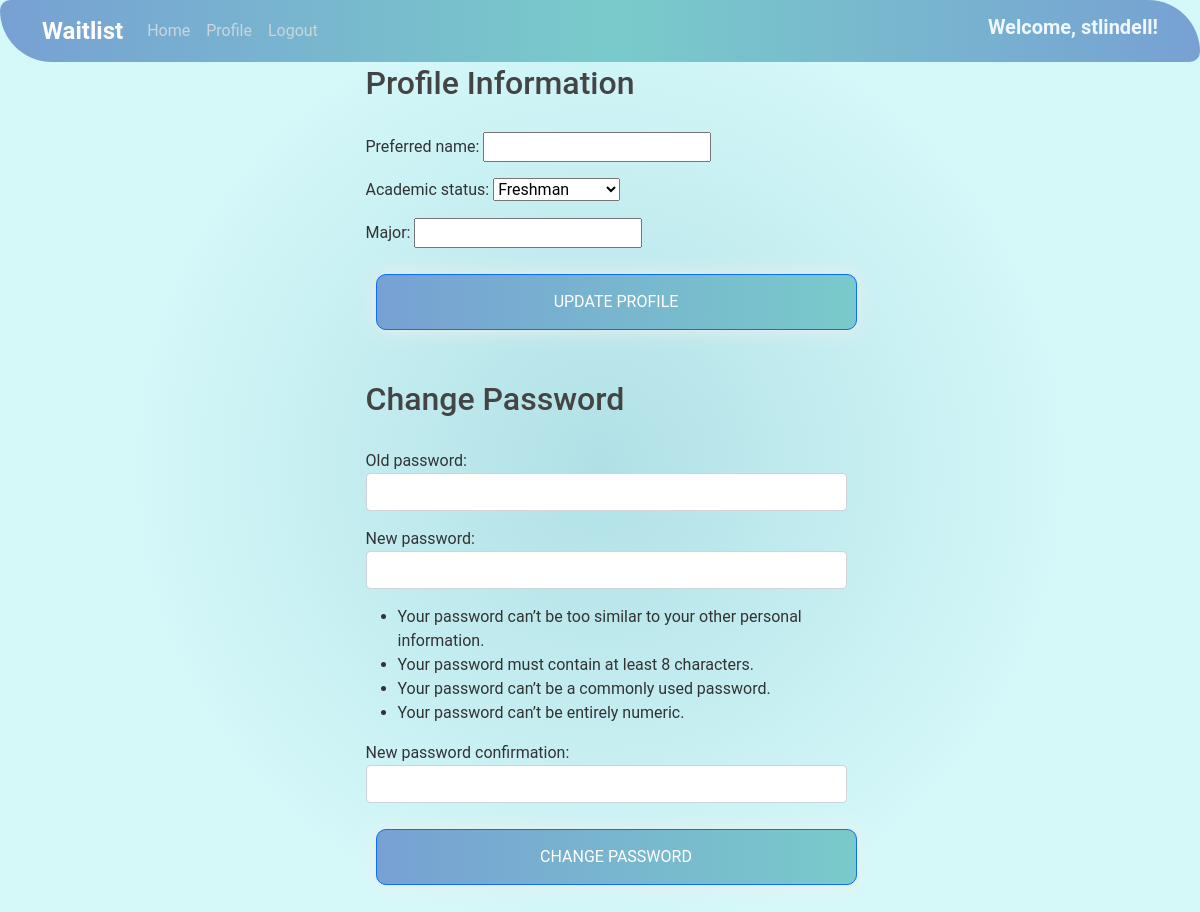
/profile/ (signed in), run on an earlier commit of the app's database.
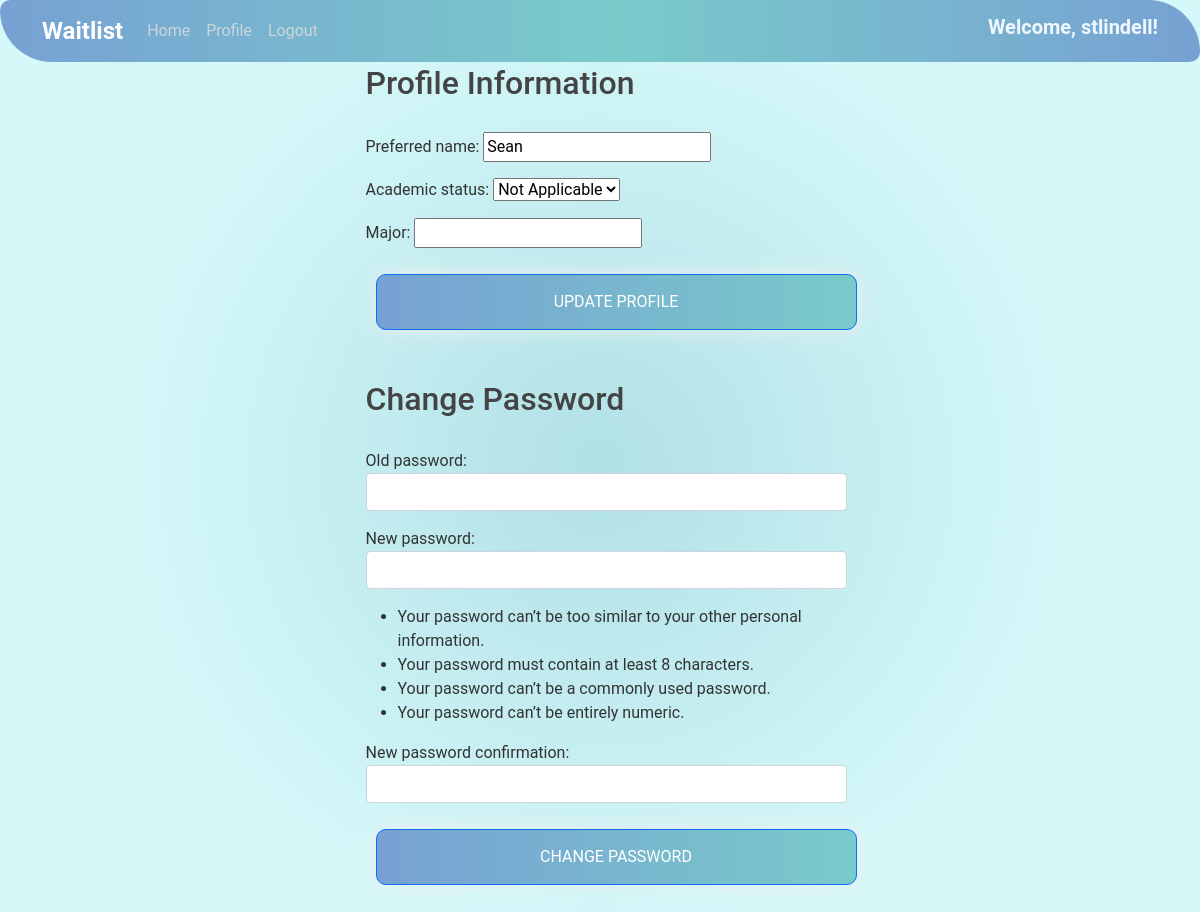
And on a later commit of the database.
### users/models.py (models this page shows)
class StudentProfile(models.Model):
    user = models.OneToOneField(User, on_delete=models.CASCADE)
    preferred_name = models.CharField(max_length=100, blank=True)
    academic_status = models.CharField(max_length=20, blank=True)
    major = models.CharField(max_length=100, blank=True)

### users/views.py (the view, shortened to what this page needs)
# urls.py: path('profile/', user_views.profile, name='profile'),
@login_required
def profile(request):
    StudentProfile.objects.get_or_create(user=request.user)
    student_profile = request.user.studentprofile
    initial = {
        'academic_status': student_profile.academic_status if student_profile.academic_status else None,
    }
    profile_form = StudentProfileForm(instance=student_profile, initial=initial)
    password_form = CustomPasswordChangeForm(request.user)
    return render(request, 'users/profile.html', {'profile_form': profile_form, 'password_form': password_form})

### users/forms.py
class StudentProfileForm(forms.ModelForm):
    ACADEMIC_STATUS_CHOICES = [
        ('FR', 'Freshman'),
        ('SO', 'Sophomore'),
        ('JR', 'Junior'),
        ('SR', 'Senior'),
        ('NA', 'Not Applicable'),
    ]
    academic_status = forms.ChoiceField(choices=ACADEMIC_STATUS_CHOICES, required=False)
    class Meta:
        model = StudentProfile
        fields = ['preferred_name', 'academic_status', 'major']

class CustomPasswordChangeForm(PasswordChangeForm):
    def __init__(self, *args, **kwargs):
        super(CustomPasswordChangeForm, self).__init__(*args, **kwargs)
        self.fields['old_password'].widget.attrs.update({'class': 'form-control'})
        self.fields['new_password1'].widget.attrs.update({'class': 'form-control'})
        self.fields['new_password2'].widget.attrs.update({'class': 'form-control'})

### users/templates/users/profile.html (shortened to what this page needs)
{% extends "studentview/base.html" %}
{% block content %}
<div class="row">
  <div class="mx-auto col-10 col-md-8 col-lg-6">
    <h2 style="margin-bottom:30px">Profile Information</h2>
    <form method="post" enctype="multipart/form-data">
      {{ profile_form.as_p }}
      <button type="submit" class="btn btn-primary" name="update_profile" style="width:100%">Update Profile</button>
    </form>
    <h2 style="margin-top:40px;margin-bottom:30px">Change Password</h2>
    <form method="post">
      {{ password_form.as_p }}
      <button type="submit" class="btn btn-primary" name="change_password" style="margin-bottom:50px;width:100%">Change Password</button>
    </form>
  </div>
</div>
{% endblock content %}

### studentview/templates/studentview/base.html (shortened to what this page needs)
<!DOCTYPE html>
{% load static %}
<html lang="en">
<head>
    <link href="https://cdn.jsdelivr.net/npm/bootstrap@5.1.3/dist/css/bootstrap.min.css" rel="stylesheet">
    <link rel="stylesheet" href="https://cdnjs.cloudflare.com/ajax/libs/font-awesome/5.11.2/css/all.min.css">
    <link rel="stylesheet" type="text/css" href="{% static 'studentview/main.css' %}">
</head>
<body>
    <header class="site-header">
        <nav class="navbar navbar-expand-md navbar-dark bg-steel fixed-top">
            <div class="container">
                <a class="navbar-brand mr-4" href="/">Waitlist</a>
                <div class="collapse navbar-collapse" id="navbarToggle">
                    <div class="navbar-nav mr-auto">
                        <a class="nav-item nav-link" href="/studenthome">Home</a>
                    </div>
                    <div class="navbar-nav">
                        {% if user.is_authenticated %}
                            <a class="nav-item nav-link" href="{% url 'profile' %}">Profile</a>
                            <a class="nav-item nav-link" href="{% url 'logout' %}">Logout</a>
                        {% else %}
                            <a class="nav-item nav-link" href="{% url 'login' %}">Login</a>
                            <a class="nav-item nav-link" href="{% url 'register' %}">Register</a>
                        {% endif %}
                    </div>
                    <div class="navbar-nav ms-auto">
                        {% if user.is_authenticated %}
                            <h5 style="font-weight: bold; color: aliceblue;" class="nav-item ms-auto"> Welcome, {{user}}! </h5>
                        {% endif %}
                    </div>
                </div>
            </div>
        </nav>
    </header>
<div class="container-fluid d-flex h-100 pb-3" style="padding-right: 0;">
    <div id="page-flex-row" class="d-flex flex-row">
        <div id="main-page-content" class="col">
            <div class="row">
                <div class="col d-none d-xl-block col-xl-1 p-0">
                </div>
                <div class="col col-12 col-xl-10">
                    {% block content %}{% endblock %}
                </div>
                <div class="col d-none d-xl-block col-xl-1 p-0">
                </div>
            </div>
        </div>
    </div>
</div>
</body>
</html>

### studentview/static/studentview/main.css (style rules this page uses)
:root { --banner-gradient-1: #5100e7; --banner-gradient-2: #3b4a5a; }
.navbar { background-image: linear-gradient(to right, #77A1D3 0%, #79CBCA 51%, #77A1D3 100%); border-radius: 20px 100px 20px; }
.site-header .navbar-brand { font-size: 1.5rem; font-weight: bold; color: #ffffff; transition: color 0.3s ease-in-out; }
.site-header .navbar-nav .nav-link { color: #ffffff; transition: color 0.3s ease-in-out, transform 0.3s ease-in-out; }
html, body { height: 100%; display: flex; flex-direction: column; font-family: 'Roboto', sans-serif; }
body { background: radial-gradient(circle closest-side, #B0E0E6, #d5f8f9); color: #333333; margin-top: 4rem; overflow-x: hidden; }
body > * { flex-shrink: 0; }
#page-flex-row { flex-grow: 1; }
h1, h2, h3, h4, h5, h6 { color: #444444; font-weight: 500; }
ul { margin: 0; }
.bg-steel { background-color: #5f788a; }
.site-header .navbar-nav .nav-link { color: #cbd5db; transition: color 0.3s; }
.btn { background-image: linear-gradient(to right, #77A1D3 0%, #79CBCA 51%, #77A1D3 100%); margin: 10px; padding: 15px 15px; text-align: center; text-transform: uppercase; transition: 0.5s; background-size: 200% auto; color: white; box-shadow: 0 0 20px #eee; border-radius: 10px; }

### studentview/templates/studentview/base.html (style rules this page uses)
body { animation: fadeIn 0.2s ease-out 1 both; }

What changed in the data, as far as the page shows it:
changed StudentProfile: preferred_name (not shown) → "Sean"; academic_status "Freshman" → "Not Applicable"
